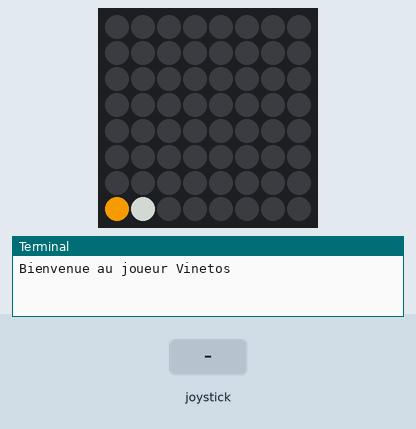
This program was run on a simulated Raspberry Pi (BCM pin numbers) with a Sense HAT. Shown: the Sense HAT's 8×8 RGB LED matrix, the last lines printed to the terminal. The test bench sets the inputs (shaded band). Random numbers come from a fixed seed; the pygame window is not drawn.

Above: at 1.2 s.
1.3 s: joystick pushed up
At 2.5 s:
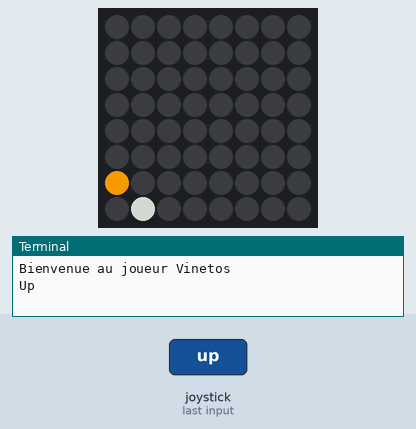
2.8 s: joystick pushed right
At 3.9 s:
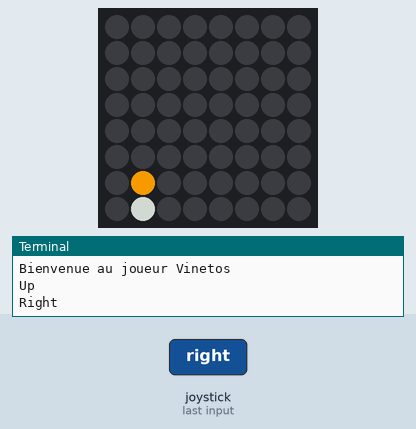
4.3 s: joystick pushed down
At 5.1 s:
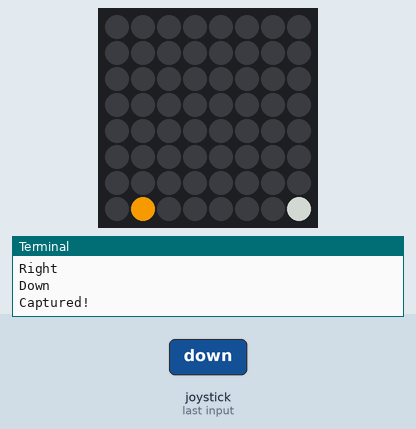
5.8 s: joystick pushed left
At 6.2 s:
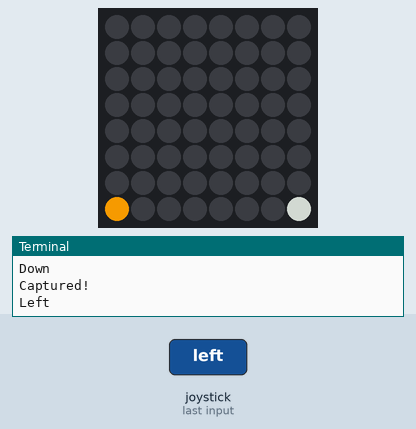
7.3 s: joystick pushed up
At 8.5 s:
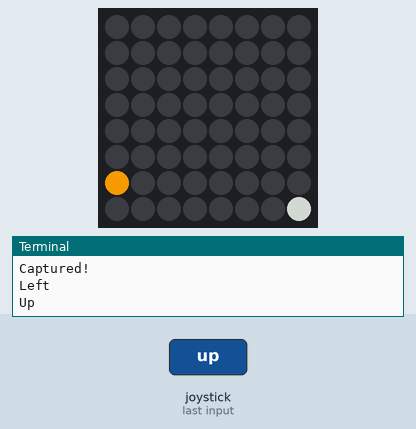
8.8 s: joystick pushed right
At 9.7 s:
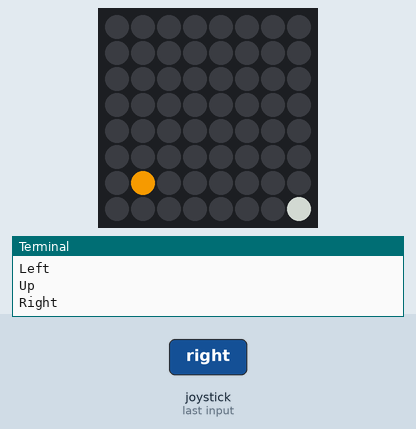
Timing chart, 0 to 11.3 s (numbered marks = the images above; inputs shaded):
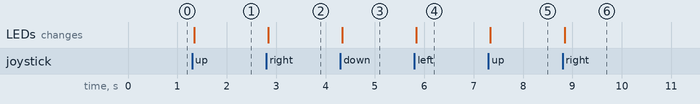

Measured:
- after the input at 1.3 s, the LEDs: change at once (image 1)
- after the input at 2.8 s, the LEDs: change at once (image 2)
- after the input at 4.3 s, the LEDs: change at once (image 3)
- after the input at 5.8 s, the LEDs: change at once (image 4)
- after the input at 7.3 s, the LEDs: change at once (image 5)
- after the input at 8.8 s, the LEDs: change at once (image 6)

The program:

AHaha.py
```python
import pygame
from sense_hat import SenseHat
from pygame.locals import *
from random import randint
import random

sense = SenseHat()

r,g,b=random.randint(0,255),random.randint(0,255),random.randint(0,255)
color = (r,g,b)

pygame.init()
pygame.display.set_mode((640,480))

class Player():
    def __init__(self, pseudo):
        self.pseudo = pseudo
        self.x = 0
        self.y = 7

    def get_pseudo(self):
        return self.pseudo

    def move_left(self):
        self.x -= 1

    def move_right(self):
        self.x += 1

    def move_up(self):
        self.y -= 1

    def move_down(self):
        self.y += 1

    def get_x(self):
        return self.x

    def get_y(self):
        return self.y

class Objective():
    def __init__(self):
        self.x = randint(0, 7)
        self.y = randint(0, 7)

    def random_place(self):
        self.x = randint(0, 7)
        self.y = randint(0, 7)

    def get_x(self):
        return self.x

    def get_y(self):
        return self.y

    def check_capture(self, player):
        return player.get_x() == self.x and player.get_y() == self.y

running = True
player = Player("Vinetos")
objective = Objective()
points = 0
print("Bienvenue au joueur", player.get_pseudo())

sense.clear()

obj_color = (140, 140, 140)
sense.set_pixel(objective.get_x(), objective.get_y(), obj_color)

color = (229, 141, 41)
player_x = player.get_x()
player_y = player.get_y()
sense.set_pixel(player_x, player_y, color)

while running is True:
    for event in pygame.event.get():
        if event.type == QUIT:
            running = False
            print("Bye bye!")
        elif event.type == KEYDOWN:

            if event.key == K_LEFT and player.get_x() > 0:
                print("Left")
                player.move_left()
            elif event.key == K_RIGHT and player.get_x() < 7:
                print("Right")
                player.move_right()
            elif event.key == K_UP and player.get_y() > 0:
                print("Up")
                player.move_up()
            elif event.key == K_DOWN and player.get_y() < 7:
                print("Down")
                player.move_down()

            if objective.check_capture(player):
                print("Captured!")
                objective.random_place()
                points += 1
                if points >= 3:
                    print("Victory")
                    sense.clear()
                    sense.show_message("Nice!", back_colour=color, scroll_speed=0.05)
                    points = 0

            sense.clear()
            sense.set_pixel(player.get_x(),player.get_y(), color)
            sense.set_pixel(objective.get_x(), objective.get_y(), obj_color)
```
